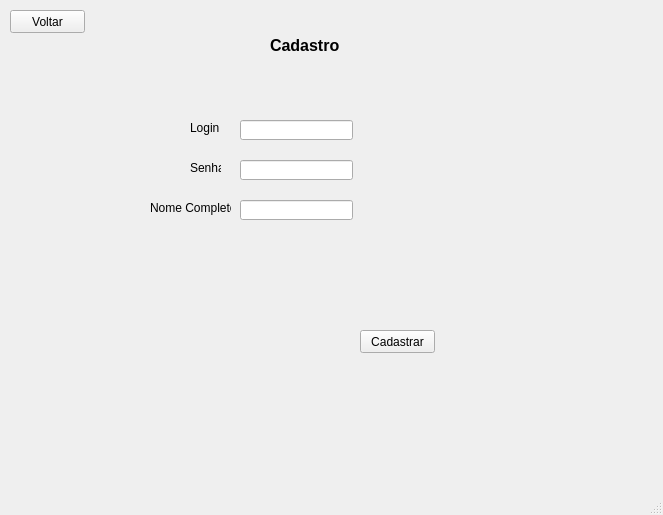
<?xml version="1.0" encoding="UTF-8"?>
<ui version="4.0">
 <class>MainWindow</class>
 <widget class="QMainWindow" name="MainWindow">
  <property name="geometry">
   <rect>
    <x>0</x>
    <y>0</y>
    <width>663</width>
    <height>515</height>
   </rect>
  </property>
  <property name="windowTitle">
   <string>MainWindow</string>
  </property>
  <widget class="QWidget" name="centralwidget">
   <widget class="QPushButton" name="Cadadstrar">
    <property name="geometry">
     <rect>
      <x>360</x>
      <y>330</y>
      <width>75</width>
      <height>23</height>
     </rect>
    </property>
    <property name="text">
     <string>Cadastrar</string>
    </property>
   </widget>
   <widget class="QLineEdit" name="loginCad">
    <property name="geometry">
     <rect>
      <x>240</x>
      <y>120</y>
      <width>113</width>
      <height>20</height>
     </rect>
    </property>
   </widget>
   <widget class="QLineEdit" name="senhaCad">
    <property name="geometry">
     <rect>
      <x>240</x>
      <y>160</y>
      <width>113</width>
      <height>20</height>
     </rect>
    </property>
   </widget>
   <widget class="QLineEdit" name="nomeCad">
    <property name="geometry">
     <rect>
      <x>240</x>
      <y>200</y>
      <width>113</width>
      <height>20</height>
     </rect>
    </property>
   </widget>
   <widget class="QLabel" name="label">
    <property name="geometry">
     <rect>
      <x>270</x>
      <y>30</y>
      <width>81</width>
      <height>31</height>
     </rect>
    </property>
    <property name="font">
     <font>
      <family>Segoe UI</family>
      <pointsize>12</pointsize>
      <weight>75</weight>
      <bold>true</bold>
     </font>
    </property>
    <property name="text">
     <string>Cadastro</string>
    </property>
   </widget>
   <widget class="QLabel" name="label_2">
    <property name="geometry">
     <rect>
      <x>190</x>
      <y>120</y>
      <width>31</width>
      <height>16</height>
     </rect>
    </property>
    <property name="text">
     <string>Login</string>
    </property>
   </widget>
   <widget class="QLabel" name="label_3">
    <property name="geometry">
     <rect>
      <x>190</x>
      <y>160</y>
      <width>31</width>
      <height>16</height>
     </rect>
    </property>
    <property name="text">
     <string>Senha</string>
    </property>
   </widget>
   <widget class="QLabel" name="label_4">
    <property name="geometry">
     <rect>
      <x>150</x>
      <y>200</y>
      <width>81</width>
      <height>16</height>
     </rect>
    </property>
    <property name="text">
     <string>Nome Completo</string>
    </property>
   </widget>
   <widget class="QPushButton" name="voltar">
    <property name="geometry">
     <rect>
      <x>10</x>
      <y>10</y>
      <width>75</width>
      <height>23</height>
     </rect>
    </property>
    <property name="text">
     <string>Voltar</string>
    </property>
   </widget>
  </widget>
  <widget class="QStatusBar" name="statusbar"/>
 </widget>
 <resources/>
 <connections/>
</ui>
